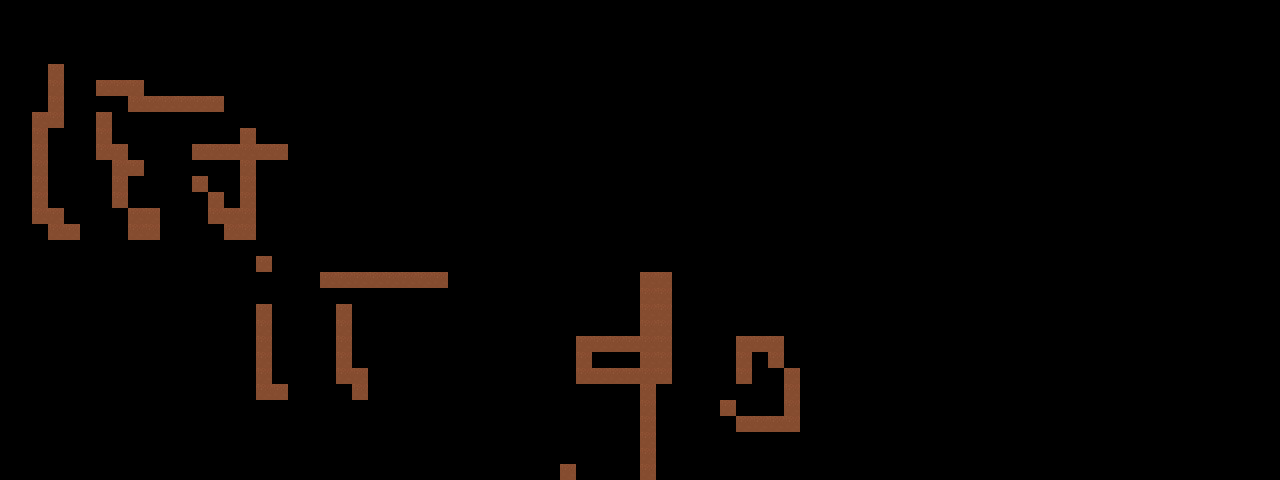

This game map was drawn from its Tiled (.tmx) file and the tilesets committed beside it. A one-line description and the trimmed map source follow:
An orthogonal 80x30 tile map with 16x16 px tiles, 1 tile layer (Tile Layer 1) and 1 object.

<map version="1.0" orientation="orthogonal" width="80" height="30" tilewidth="16" tileheight="16">
 <tileset firstgid="1" name="ads" tilewidth="16" tileheight="16">
  <image source="tile20001.png" width="320" height="640" />
 </tileset>
 <layer name="Tile Layer 1" width="80" height="30">
  <data>[2400 cells, 119 non-empty, 1 distinct tile ids]</data>
 </layer>
 <objectgroup name="Goal" width="80" height="30">
  <object x="870" y="297" />
 </objectgroup>
</map>